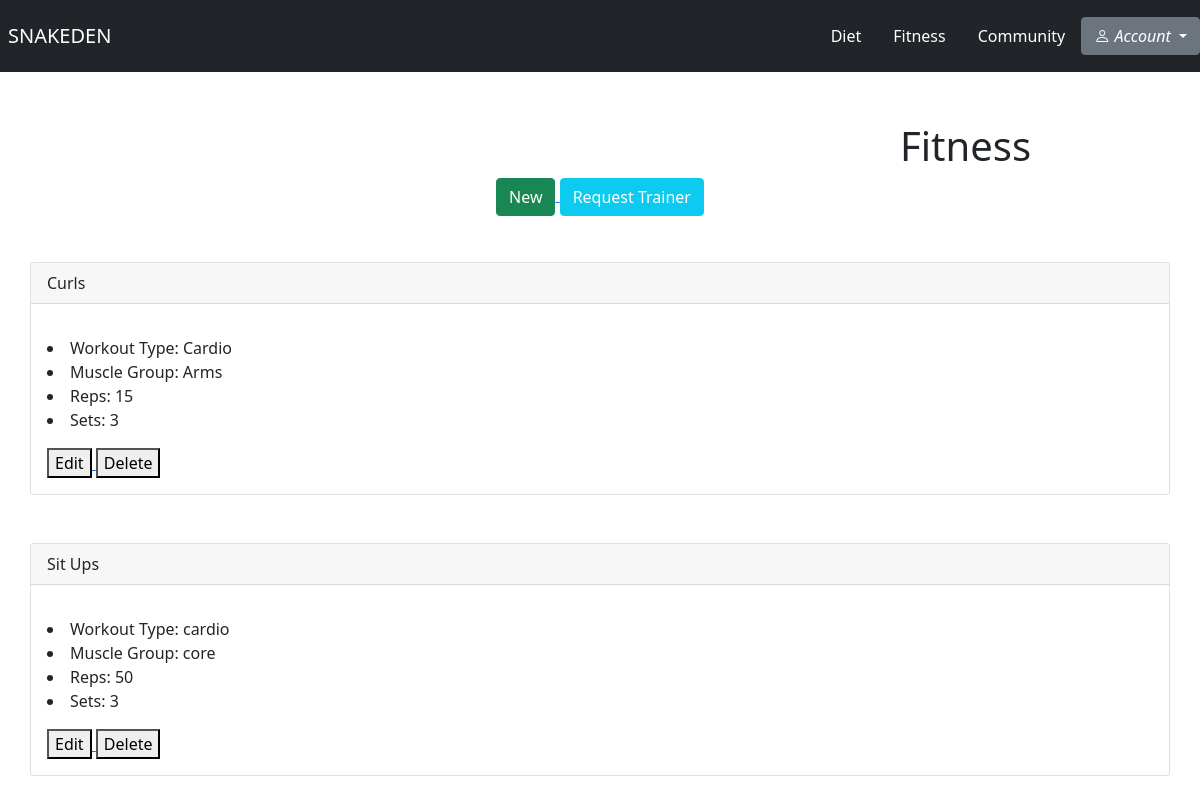
Before: /fitness/ with the older database file.
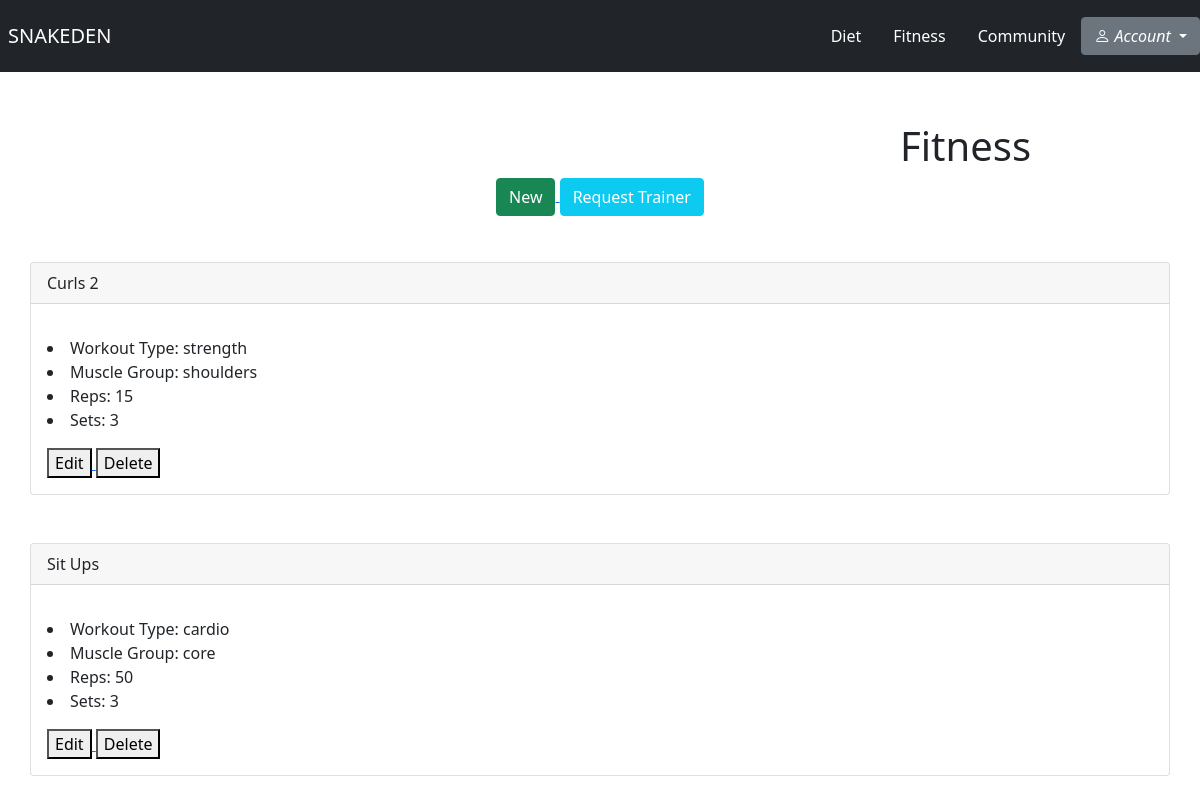
After: the same page with the newer database file.
### fitness/models.py (models this page shows)
class Workout(models.Model):
    WORKOUT_TYPE = [
        ('cardio', 'Cardio'),
        ('strength', 'Strength'),
        ('endurance', 'Endurance'),
    ]
    MUSCLE_GROUP = [
        ('arms', 'Arms'),
        ('shoulders', 'Shoulders'),
        ('back', 'Back'),
        ('core', 'Core'),
        ('legs', 'Legs'),
    ]
    workout_type = models.CharField(max_length=50, choices=WORKOUT_TYPE)
    muscle_group = models.CharField(max_length=50, choices=MUSCLE_GROUP)
    exercise_name = models.CharField(max_length=50)
    reps = models.IntegerField()
    sets = models.IntegerField()
    weight = models.IntegerField()
    user = models.ForeignKey(User, on_delete=models.CASCADE)

### fitness/views.py (the view)
# urls.py: path('', views.fitness_home, name="fitness_home"),
def fitness_home(request):
    workout = Workout.objects.all()
    return render(request, 'fitness/fitness_home.html', {'workout': workout})

### fitness/templates/fitness/fitness_home.html
{% extends 'base.html' %}
{% block body %}
    <h1 style="margin-left: 900PX; margin-top: 50px">Fitness</h1>
    <div class="container p-0">
        <div class="row pb-3">
            <div class="col-md-12 text-center h6">
                <a href="{% url 'workout_form' %}">
                    <button class="btn btn-success" type="submit">New</button>
                </a>
                <a href="{% url 'request_trainer' %}">
                    <button class="btn btn-info" type="submit" style="color: white">Request Trainer</button>
                </a>
                <h6 class="btn btn-light" style="margin-left: 1025px; background-color: white; border-color: white"></h6>
            </div>
        </div>
        {% for workout in workout %}
            <div class="card">
              <div class="card-header">
                {{ workout.exercise_name }}
              </div>
              <div class="card-body">
                <p class="card-text">
                    <li>Workout Type: {{ workout.workout_type }}</li>
                    <li>Muscle Group: {{ workout.muscle_group }}</li>
                    <li>Reps: {{ workout.reps }}</li>
                    <li>Sets: {{ workout.sets }}</li>
                </p>
                  <a href="{% url 'edit_workout' workout.id %}">
                      <button>Edit</button>
                  </a>
                  <a href="{% url 'delete_workout' workout.id %}">
                      <button>Delete</button>
                  </a>
              </div>
            </div>
        <br><br>
    {% endfor %}
</div>
{% endblock %}

Changed rows visible on the page:
changed Workout: exercise_name "Curls" → "Curls 2"; workout_type "Cardio" → "strength"; muscle_group "Arms" → "shoulders"
